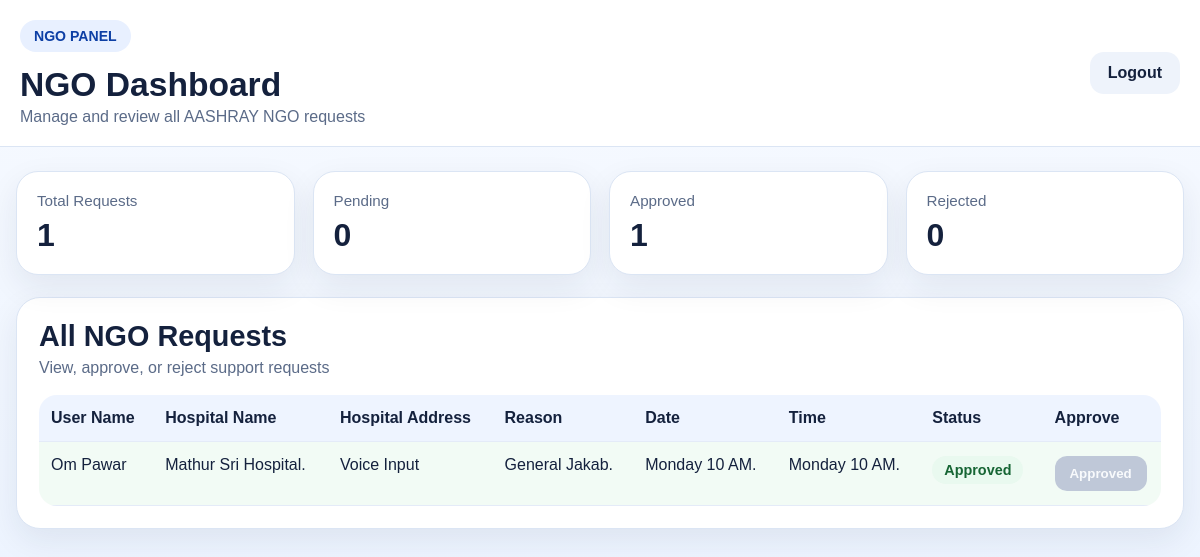
Before: /ngo-dashboard (signed in) with the older database file.
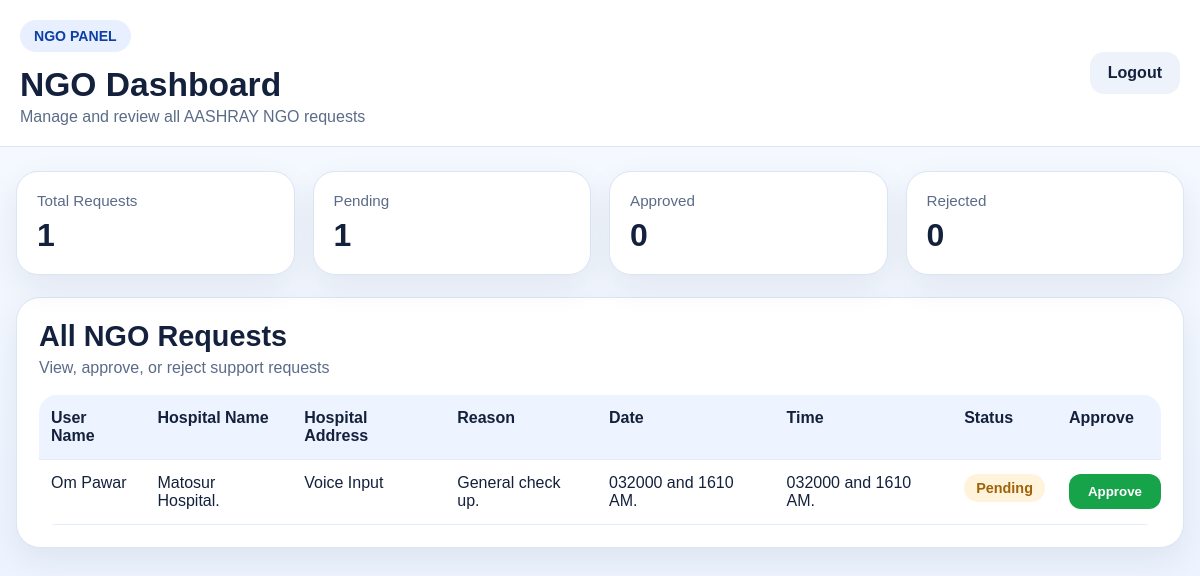
After: the same page with the newer database file.
### tables this page shows
CREATE TABLE ngo_requests (
            id INTEGER PRIMARY KEY AUTOINCREMENT,
            user_name TEXT,
            hospital_name TEXT,
            hospital_address TEXT,
            appointment_reason TEXT,
            appointment_date TEXT,
            appointment_time TEXT,
            status TEXT DEFAULT 'Pending'
        );

### ngo_panel/app.py (the view)
@app.route("/ngo-dashboard")
def ngo_dashboard():
    if not session.get("ngo_logged_in"):
        return redirect(url_for("ngo_login"))
    conn = get_db()
    data = conn.execute(
        "SELECT * FROM ngo_requests ORDER BY id DESC"
    ).fetchall()
    conn.close()
    message = request.args.get("message", "")
    action_id = request.args.get("action_id", "")
    return render_template(
        "ngo_dashboard.html",
        data=data,
        message=message,
        action_id=action_id
    )

### ngo_panel/app.py (called while the page is built)
def get_db():
    conn = sqlite3.connect(DATABASE)
    conn.row_factory = sqlite3.Row
    return conn

### ngo_panel/templates/ngo_dashboard.html (shortened to what this page needs)
<!DOCTYPE html>
<html lang="en">
<head>
</head>
<body>
    <header class="topbar">
        <div class="topbar-inner">
            <div>
                <div class="badge">NGO PANEL</div>
                <h1>NGO Dashboard</h1>
                <p>Manage and review all AASHRAY NGO requests</p>
            </div>
            <a href="{{ url_for('logout') }}" class="logout-btn">Logout</a>
        </div>
    </header>
    <main class="dashboard-container">
        <section class="summary-grid">
            <div class="summary-card">
                <p class="summary-label">Total Requests</p>
                <h3>{{ data|length }}</h3>
            </div>
            <div class="summary-card">
                <p class="summary-label">Pending</p>
                <h3>{{ data|selectattr("status", "equalto", "Pending")|list|length }}</h3>
            </div>
            <div class="summary-card">
                <p class="summary-label">Approved</p>
                <h3>{{ data|selectattr("status", "equalto", "Approved")|list|length }}</h3>
            </div>
            <div class="summary-card">
                <p class="summary-label">Rejected</p>
                <h3>{{ data|selectattr("status", "equalto", "Rejected")|list|length }}</h3>
            </div>
        </section>
        <section class="dashboard-card">
            <div class="section-head">
                <h2>All NGO Requests</h2>
                <p>View, approve, or reject support requests</p>
            </div>
            {% if data %}
            <div class="table-wrap">
                <table>
                    <thead>
                        <tr>
                            <th>User Name</th>
                            <th>Hospital Name</th>
                            <th>Hospital Address</th>
                            <th>Reason</th>
                            <th>Date</th>
                            <th>Time</th>
                            <th>Status</th>
                            <th>Approve</th>
                        </tr>
                    </thead>
                    <tbody>
                        {% for item in data %}
                        <tr
                            class="
                                {% if item['status'] == 'Approved' %}row-approved{% endif %}
                            "
                        >
                            <td>{{ item["user_name"] }}</td>
                            <td>{{ item["hospital_name"] }}</td>
                            <td>{{ item["hospital_address"] }}</td>
                            <td>{{ item["appointment_reason"] }}</td>
                            <td>{{ item["appointment_date"] }}</td>
                            <td>{{ item["appointment_time"] }}</td>
                            <td>
                                {% if item["status"] == "Approved" %}
                                    <span class="status-badge approved">Approved</span>
                                {% elif item["status"] == "Rejected" %}
                                    <span class="status-badge rejected">Rejected</span>
                                {% else %}
                                    <span class="status-badge pending">Pending</span>
                                {% endif %}
                            </td>
                            <td>
                                {% if item["status"] == "Approved" %}
                                    <button class="disabled-btn" disabled>Approved</button>
                                {% else %}
                                    <form action="{{ url_for('approve', request_id=item['id']) }}" method="POST">
                                        <button type="submit" class="approve-btn">Approve</button>
                                    </form>
                                {% endif %}
                            </td>
                        </tr>
                        {% endfor %}
                    </tbody>
                </table>
            </div>
            {% else %}
            <div class="empty-box">No NGO requests found.</div>
            {% endif %}
        </section>
    </main>
</body>
</html>

### ngo_panel/templates/ngo_dashboard.html (style rules this page uses)
* { margin:0;padding:0;box-sizing:border-box }
:root { --text:#14213d; --muted:#5b6b88; --border:#dbe5f4; --card:#fff; }
body { font-family:Arial,Helvetica,sans-serif; background:linear-gradient(180deg,#f7faff 0%,#edf4ff 100%); color:var(--text); }
.topbar { background:#fff; border-bottom:1px solid var(--border); padding:20px; }
.topbar-inner { max-width:1300px; margin:auto; display:flex; justify-content:space-between; align-items:center; gap:16px; }
.badge { display:inline-block; background:#e8f0ff; color:#0d3fa5; padding:8px 14px; border-radius:999px; font-size:.88rem; font-weight:700; margin-bottom:14px; }
h1 { font-size:2.1rem; margin-bottom:4px; }
.topbar p { color:var(--muted) }
.logout-btn { text-decoration:none; background:#eef3fb; color:var(--text); padding:12px 18px; border-radius:14px; font-weight:700; }
.dashboard-container { max-width:1300px; margin:auto; padding:24px 16px 40px; }
.summary-grid { display:grid; grid-template-columns:repeat(4,1fr); gap:18px; margin-bottom:22px; }
.summary-card { background:var(--card); border:1px solid var(--border); border-radius:22px; padding:20px; box-shadow:0 12px 32px rgba(20,33,61,.08); }
.summary-label { color:var(--muted); font-size:.95rem; margin-bottom:8px; }
.summary-card h3 { font-size:2rem; }
.dashboard-card { background:#fff; border:1px solid var(--border); border-radius:24px; box-shadow:0 12px 32px rgba(20,33,61,.08); padding:22px; }
.section-head { margin-bottom:18px; }
.section-head h2 { font-size:1.8rem; margin-bottom:6px; }
.section-head p { color:var(--muted); }
.table-wrap { overflow-x:auto; border-radius:18px; }
table { width:100%; border-collapse:collapse; min-width:1250px; background:#fff; }
th,td { padding:14px 12px; text-align:left; border-bottom:1px solid #e4ebf8; vertical-align:top; }
th { background:#eef4ff; font-weight:800; }
.status-badge { display:inline-block; padding:6px 12px; border-radius:999px; font-size:.9rem; font-weight:700; }
.pending { background:#fff4db;color:#a16207 }
.approve-btn,.reject-btn,.disabled-btn { border:none; color:#fff; font-weight:700; padding:10px 14px; border-radius:12px; cursor:pointer; min-width:92px; }
.approve-btn { background:#16a34a }

Changed rows visible on the page:
changed ngo_requests "Om Pawar": hospital_name "Mathur Sri Hospital." → "Matosur Hospital."; appointment_reason "General Jakab." → "General check up."; appointment_date "Monday 10 AM." → "032000 and 1610 AM."; appointment_time "Monday 10 AM." → "032000 and 1610 AM."; status "Approved Approved" → "Pending Approve"
Other visible differences:
{{ data|selectattr("status", "equalto", "Pending")|list|length }}: "0" → "1"
{{ data|selectattr("status", "equalto", "Approved")|list|length }}: "1" → "0"
